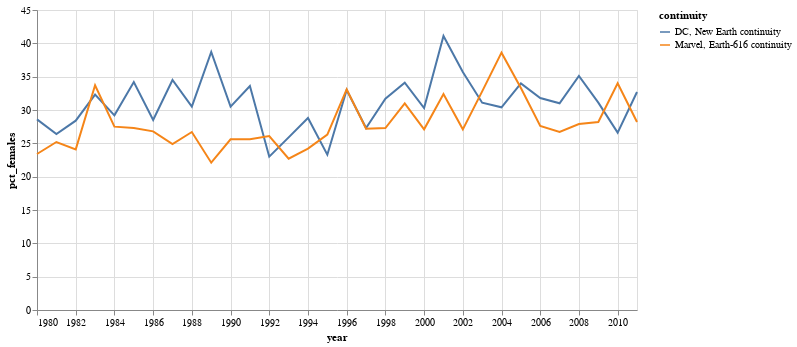

The cell this chart's notebook holds for it:
### Code cell
#| code-summary: 'Percentage new female character per year'
gsource = v_comics[['continuity', 'year', 'is_female']].dropna()
gsource['year'] = pd.to_datetime(gsource['year'], format='%Y')
gsource = gsource.query(
    "continuity != 'NA' and ('1980-01-01' <= year <= '2011-01-01')"
)
gsource = (
    gsource.groupby(['continuity', 'year'])['is_female'].sum()
    / gsource.groupby(['continuity', 'year']).size()
)
gsource = (
    gsource
    .mul(100).round(1)
    .rename('pct_females')
    .to_frame().reset_index()
)

alt.Chart(gsource).mark_line().encode(
    x='year',
    y='pct_females',
    color=alt.Color('continuity')
).properties(
    width=600
)

### Figure 1 — Vega-Lite specification as saved in the notebook (floating-point values rounded to 4 significant figures)
{"config": {"view": {"continuousWidth": 400, "continuousHeight": 300}}, "data": {"name": "data-711feeabf574413e00f9fa049f74abad"}, "mark": "line", "encoding": {"color": {"field": "continuity", "type": "nominal"}, "x": {"field": "year", "type": "temporal"}, "y": {"field": "pct_females", "type": "quantitative"}}, "width": 600, "$schema": "https://vega.github.io/schema/vega-lite/v4.17.0.json", "datasets": {"data-711feeabf574413e00f9fa049f74abad": [{"continuity": "DC, New Earth continuity", "year": "1980-01-01T00:00:00", "pct_females": 28.6}, {"continuity": "DC, New Earth continuity", "year": "1981-01-01T00:00:00", "pct_females": 26.4}, {"continuity": "DC, New Earth continuity", "year": "1982-01-01T00:00:00", "pct_females": 28.4}, {"continuity": "DC, New Earth continuity", "year": "1983-01-01T00:00:00", "pct_females": 32.3}, {"continuity": "DC, New Earth continuity", "year": "1984-01-01T00:00:00", "pct_females": 29.2}, {"continuity": "DC, New Earth continuity", "year": "1985-01-01T00:00:00", "pct_females": 34.2}, {"continuity": "DC, New Earth continuity", "year": "1986-01-01T00:00:00", "pct_females": 28.5}, {"continuity": "DC, New Earth continuity", "year": "1987-01-01T00:00:00", "pct_females": 34.5}, {"continuity": "DC, New Earth continuity", "year": "1988-01-01T00:00:00", "pct_females": 30.5}, {"continuity": "DC, New Earth continuity", "year": "1989-01-01T00:00:00", "pct_females": 38.7}, {"continuity": "DC, New Earth continuity", "year": "1990-01-01T00:00:00", "pct_females": 30.5}, {"continuity": "DC, New Earth continuity", "year": "1991-01-01T00:00:00", "pct_females": 33.6}, {"continuity": "DC, New Earth continuity", "year": "1992-01-01T00:00:00", "pct_females": 23.0}, {"continuity": "DC, New Earth continuity", "year": "1993-01-01T00:00:00", "pct_females": 25.9}, {"continuity": "DC, New Earth continuity", "year": "1994-01-01T00:00:00", "pct_females": 28.8}, {"continuity": "DC, New Earth continuity", "year": "1995-01-01T00:00:00", "pct_females": 23.3}, {"continuity": "DC, New Earth continuity", "year": "1996-01-01T00:00:00", "pct_females": 33.0}, {"continuity": "DC, New Earth continuity", "year": "1997-01-01T00:00:00", "pct_females": 27.3}, {"continuity": "DC, New Earth continuity", "year": "1998-01-01T00:00:00", "pct_females": 31.7}, {"continuity": "DC, New Earth continuity", "year": "1999-01-01T00:00:00", "pct_females": 34.1}, {"continuity": "DC, New Earth continuity", "year": "2000-01-01T00:00:00", "pct_females": 30.3}, {"continuity": "DC, New Earth continuity", "year": "2001-01-01T00:00:00", "pct_females": 41.1}, {"continuity": "DC, New Earth continuity", "year": "2002-01-01T00:00:00", "pct_females": 35.7}, {"continuity": "DC, New Earth continuity", "year": "2003-01-01T00:00:00", "pct_females": 31.1}, {"continuity": "DC, New Earth continuity", "year": "2004-01-01T00:00:00", "pct_females": 30.4}, {"continuity": "DC, New Earth continuity", "year": "2005-01-01T00:00:00", "pct_females": 34.0}, {"continuity": "DC, New Earth continuity", "year": "2006-01-01T00:00:00", "pct_females": 31.8}, {"continuity": "DC, New Earth continuity", "year": "2007-01-01T00:00:00", "pct_females": 31.0}, {"continuity": "DC, New Earth continuity", "year": "2008-01-01T00:00:00", "pct_females": 35.1}, {"continuity": "DC, New Earth continuity", "year": "2009-01-01T00:00:00", "pct_females": 31.1}, {"continuity": "DC, New Earth continuity", "year": "2010-01-01T00:00:00", "pct_females": 26.6}, {"continuity": "DC, New Earth continuity", "year": "2011-01-01T00:00:00", "pct_females": 32.7}, {"continuity": "Marvel, Earth-616 continuity", "year": "1980-01-01T00:00:00", "pct_females": 23.4}, {"continuity": "Marvel, Earth-616 continuity", "year": "1981-01-01T00:00:00", "pct_females": 25.2}, {"continuity": "Marvel, Earth-616 continuity", "year": "1982-01-01T00:00:00", "pct_females": 24.1}, {"continuity": "Marvel, Earth-616 continuity", "year": "1983-01-01T00:00:00", "pct_females": 33.7}, {"continuity": "Marvel, Earth-616 continuity", "year": "1984-01-01T00:00:00", "pct_females": 27.5}, {"continuity": "Marvel, Earth-616 continuity", "year": "1985-01-01T00:00:00", "pct_females": 27.3}, {"continuity": "Marvel, Earth-616 continuity", "year": "1986-01-01T00:00:00", "pct_females": 26.8}, {"continuity": "Marvel, Earth-616 continuity", "year": "1987-01-01T00:00:00", "pct_females": 24.9}, {"continuity": "Marvel, Earth-616 continuity", "year": "1988-01-01T00:00:00", "pct_females": 26.7}, {"continuity": "Marvel, Earth-616 continuity", "year": "1989-01-01T00:00:00", "pct_females": 22.1}, {"continuity": "Marvel, Earth-616 continuity", "year": "1990-01-01T00:00:00", "pct_females": 25.6}, {"continuity": "Marvel, Earth-616 continuity", "year": "1991-01-01T00:00:00", "pct_females": 25.6}, {"continuity": "Marvel, Earth-616 continuity", "year": "1992-01-01T00:00:00", "pct_females": 26.1}, {"continuity": "Marvel, Earth-616 continuity", "year": "1993-01-01T00:00:00", "pct_females": 22.7}, {"continuity": "Marvel, Earth-616 continuity", "year": "1994-01-01T00:00:00", "pct_females": 24.2}, {"continuity": "Marvel, Earth-616 continuity", "year": "1995-01-01T00:00:00", "pct_females": 26.3}, {"continuity": "Marvel, Earth-616 continuity", "year": "1996-01-01T00:00:00", "pct_females": 33.1}, {"continuity": "Marvel, Earth-616 continuity", "year": "1997-01-01T00:00:00", "pct_females": 27.2}, {"continuity": "Marvel, Earth-616 continuity", "year": "1998-01-01T00:00:00", "pct_females": 27.3}, {"continuity": "Marvel, Earth-616 continuity", "year": "1999-01-01T00:00:00", "pct_females": 31.0}, {"continuity": "Marvel, Earth-616 continuity", "year": "2000-01-01T00:00:00", "pct_females": 27.1}, {"continuity": "Marvel, Earth-616 continuity", "year": "2001-01-01T00:00:00", "pct_females": 32.4}, {"continuity": "Marvel, Earth-616 continuity", "year": "2002-01-01T00:00:00", "pct_females": 27.1}, {"continuity": "Marvel, Earth-616 continuity", "year": "2003-01-01T00:00:00", "pct_females": 32.8}, {"continuity": "Marvel, Earth-616 continuity", "year": "2004-01-01T00:00:00", "pct_females": 38.6}, {"continuity": "Marvel, Earth-616 continuity", "year": "2005-01-01T00:00:00", "pct_females": 33.3}, {"continuity": "Marvel, Earth-616 continuity", "year": "2006-01-01T00:00:00", "pct_females": 27.6}, {"continuity": "Marvel, Earth-616 continuity", "year": "2007-01-01T00:00:00", "pct_females": 26.7}, {"continuity": "Marvel, Earth-616 continuity", "year": "2008-01-01T00:00:00", "pct_females": 27.9}, {"continuity": "Marvel, Earth-616 continuity", "year": "2009-01-01T00:00:00", "pct_females": 28.2}, {"continuity": "Marvel, Earth-616 continuity", "year": "2010-01-01T00:00:00", "pct_females": 34.0}, {"continuity": "Marvel, Earth-616 continuity", "year": "2011-01-01T00:00:00", "pct_females": 28.2}]}}
